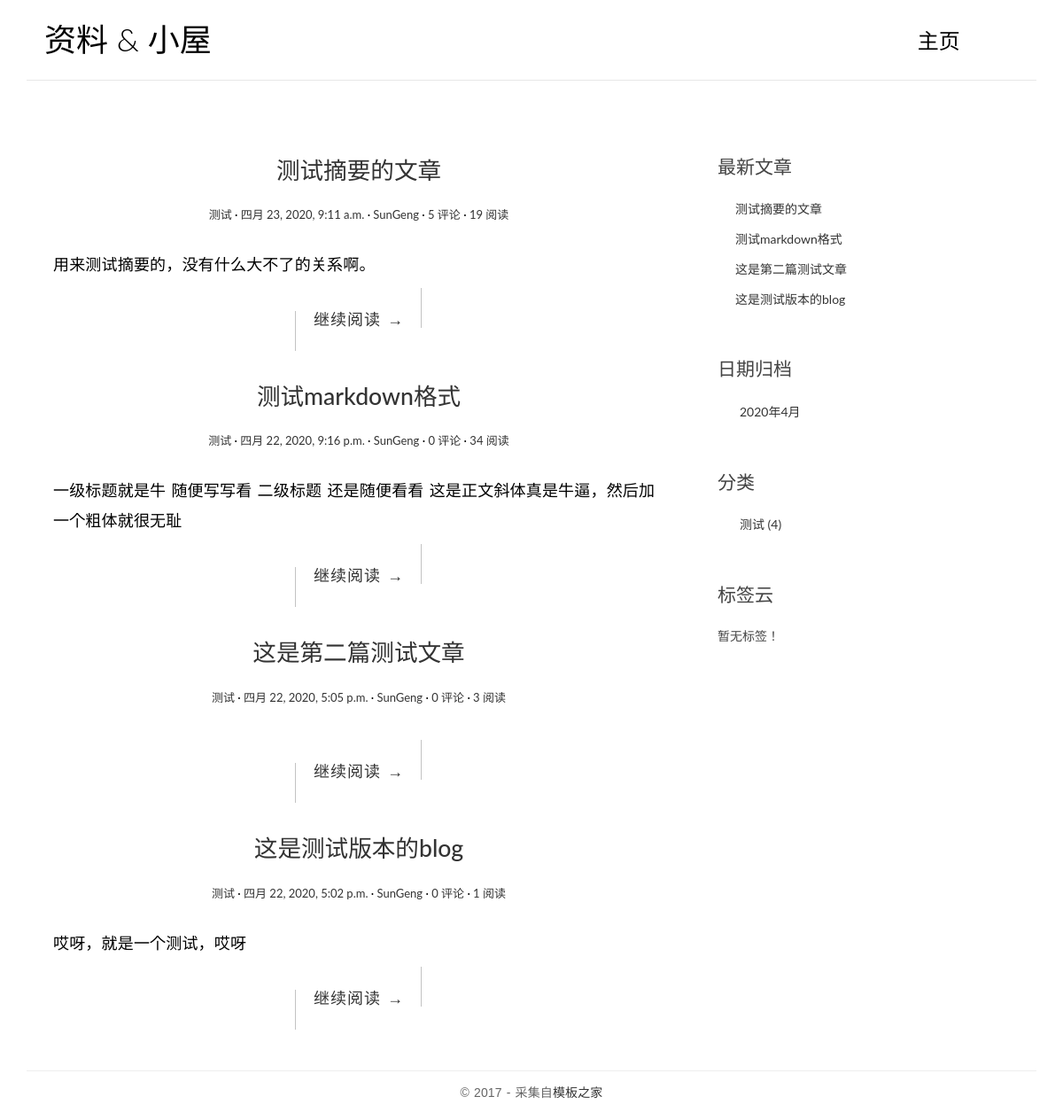
The page / on the database its author committed.
### blogs/models.py (models this page shows, shortened)
class Post(models.Model):
    title = models.CharField('标题',max_length = 70)
    body = models.TextField('正文')
    excerpt = models.CharField('摘要',max_length = 200, blank=True)
    creat_time = models.DateTimeField('创建时间', default=timezone.now)
    modified_time = models.DateTimeField('修改时间')
    views = models.PositiveIntegerField(default=0, editable=False)
    category = models.ForeignKey(Category, verbose_name = '分类' ,on_delete=models.CASCADE)
    tags = models.ManyToManyField(Tag, verbose_name = '标签' ,blank=True)
    author = models.ForeignKey(User, verbose_name = '作者' ,on_delete=models.CASCADE)
    class Meta:
        verbose_name = "文章"
        verbose_name_plural = verbose_name
        ordering = ['-creat_time']
    def get_absolute_url(self):
        return reverse('blogs:detail', kwargs={'pk': self.pk})

class Category(models.Model):
    name = models.CharField(max_length = 100)
    class Meta:
        verbose_name = "文章分类"
        verbose_name_plural = verbose_name

### blogs/views.py (the view)
# urls.py: path('', views.IndexView.as_view(), name='index'),
class IndexView(ListView):
    model = Post
    template_name = 'blogs/index.html'
    context_object_name = 'post_list'
    paginate_by = 5

### blogs/templatetags/blog_extras.py (called while the page is built)
@register.inclusion_tag('blogs/inclusions/_recent_posts.html', takes_context=True)
def show_recent_posts(context, num = 5):
    return {
        'recent_post_list':Post.objects.all().order_by('-creat_time')[:num]
    }

@register.inclusion_tag('blogs/inclusions/_archives.html', takes_context=True)
def show_archives(context):
    return {
        'date_list':Post.objects.dates('creat_time', 'month', order='DESC')
    }

@register.inclusion_tag('blogs/inclusions/_categories.html', takes_context=True)
def show_categories(context):
    category_list = Category.objects.annotate(num_posts=Count('post')).filter(num_posts__gt=0)
    return {
        'category_list': category_list
    }

@register.inclusion_tag('blogs/inclusions/_tags.html', takes_context=True)
def show_tags(context):
    tag_list = Tag.objects.annotate(num_posts=Count('post')).filter(num_posts__gt=0)
    return {
        'tag_list':tag_list
    }

### templates/blogs/index.html (shortened to what this page needs)
{% extends 'base.html' %}
            {% block main %}
              {% for post in post_list %}
                <article class="post post-{{ post.pk }}">
                    <header class="entry-header">
                        <h1 class="entry-title">
                            <a href="{{ post.get_absolute_url }}">{{ post.title }}</a>
                        </h1>
                        <div class="entry-meta">
                            <span class="post-category"><a href="{% url 'blogs:category' post.category.pk %}">{{ post.category.name }}</a></span>
                            <span class="post-date"><a href="#"><time class="entry-date"
                                                                      datetime="{{ post.creat_time }}">{{post.creat_time}}</time></a></span>
                            <span class="post-author"><a href="#">{{ post.author }}</a></span>
                            <span class="comments-link"><a href="{{ post.get_absolute_url }}#comment-area">{{ post.comment_set.count }} 评论</a></span>
                            <span class="views-count"><a href="{{ post.get_absolute_url }}">{{ post.views }} 阅读</a></span>
                        </div>
                    </header>
                    <div class="entry-content clearfix">
                        <p>{{ post.excerpt }}</p>
                        <div class="read-more cl-effect-14">
                            <a href="{{ post.get_absolute_url }}" class="more-link">继续阅读 <span class="meta-nav">→</span></a>
                        </div>
                    </div>
                </article>
              {% empty %}
              <div class="no-post">该博主还没有发布文章！</div>
              {% endfor %}
            {% endblock main %}

### templates/base.html (shortened to what this page needs)
{% load static %}
{% load blog_extras %}
<!DOCTYPE html>
<html>
<head>
    <link rel="stylesheet" href="{% static 'blog/css/bootstrap.min.css' %}">
    <link rel="stylesheet" href="http://code.ionicframework.com/ionicons/2.0.1/css/ionicons.min.css">
    <link rel="stylesheet" href="{% static 'blog/css/pace.css' %}">
    <link rel="stylesheet" href="{% static 'blog/css/custom.css' %}">
    <link href="https://cdn.bootcss.com/highlight.js/9.15.8/styles/github.min.css" rel="stylesheet">
</head>
<body>
<div class="container">
    <header id="site-header">
        <div class="row">
            <div class="col-md-4 col-sm-5 col-xs-8">
                <div class="logo">
                    <h1><a href="{% url 'blogs:index' %}"><b>资料</b> &amp; 小屋</a></h1>
                </div>
            </div>
            <div class="col-md-8 col-sm-7 col-xs-4">
                <nav class="main-nav" role="navigation">
                    <div class="collapse navbar-collapse" id="bs-example-navbar-collapse-1">
                        <ul class="nav navbar-nav navbar-right">
                            <li class="cl-effect-11"><a href="{% url 'blogs:index' %}" data-hover="主页">主页</a></li>
                        </ul>
                    </div>
                </nav>
            </div>
        </div>
    </header>
</div>
<div class="content-body">
    <div class="container">
        <div class="row">
            <main class="col-md-8">
              {% block main %}
              {% endblock main %}
            </main>
            <aside class="col-md-4">
                {% show_recent_posts %}
                {% show_archives %}
                {% show_categories %}
                {% show_tags %}
            </aside>
        </div>
    </div>
</div>
<footer id="site-footer">
    <div class="container">
        <div class="row">
            <div class="col-md-12">
                <p class="copyright">&copy 2017 - 采集自<a href="http://www.cssmoban.com/"
                                                        target="_blank" title="模板之家">模板之家</a>
                </p>
            </div>
        </div>
    </div>
</footer>
<body>
</body>
</html>

### templates/blogs/inclusions/_recent_posts.html
<div class="widget widget-recent-posts">
    <h3 class="widget-title">最新文章</h3>
    <ul>
        {% for post in recent_post_list %}
        <li>
            <a href="{{ post.get_absolute_url }}">{{ post.title }}</a>
        </li>
        {% empty %}
        暂无文章！
        {% endfor %}
    </ul>
</div>

### templates/blogs/inclusions/_archives.html
<div class="widget widget-archives">
    <h3 class="widget-title">日期归档</h3>
    <ul>
        {% for date in date_list%}
        <li>
            <a href="{% url 'blogs:archive' date.year date.month %}">{{ date.year}}年{{ date.month }}月</a>
        </li>
        {% empty %}
        暂无归档
        {% endfor %}
    </ul>
</div>

### templates/blogs/inclusions/_categories.html
<div class="widget widget-category">
    <h3 class="widget-title">分类</h3>
    <ul>
        {% for category in category_list %}
        <li>
            <a href="{% url 'blogs:category' category.pk %}">{{ category.name }} <span class="post-count">({{ category.num_posts }})</span></a>
        </li>
        {% empty %}
        暂无分类!
        {% endfor %}
    </ul>
</div>

### templates/blogs/inclusions/_tags.html
<div class="widget widget-tag-cloud">
    <h3 class="widget-title">标签云</h3>
    <ul>
        {% for tag in tag_list %}
        <li>
            <a href="{% url 'blogs:tag' tag.pk %}">{{ tag.name }} <span class="post-count">({{ tag.num_posts }})</span></a>
        </li>
        {% empty %}
        暂无标签！
        {% endfor %}
    </ul>
</div>

### blogs/static/blog/css/custom.css (style rules this page uses)
* { outline: none; }
h1, h2, h3, h4, h5, h6 { margin-top: 0; }
b { font-weight: 400; }
a { color: #333; }
body { color: #444; font-family: 'Lato', sans-serif; }
p { font-family: 'Ubuntu', sans-serif; font-weight: 400; word-spacing: 1px; letter-spacing: 0.01em; }
#site-header { background-color: #FFF; padding: 25px 20px; margin-bottom: 40px; border-bottom: 1px solid #e7e7e7; }
.logo h1 a { color: #000; }
.logo h1 { margin: 0; font-family: 'Lato', sans-serif; font-weight: 300; }
.main-nav { margin-top: 11px; max-width: 95%; }
.main-nav a { color: #000000 !important; padding: 0 0 5px 0 !important; margin-right: 30px; font-family: 'Lato', sans-serif; font-weight: 300; font-size: 24px; }
.cl-effect-11 a { padding: 10px 0; color: #0972b4; text-shadow: none; }
.cl-effect-11 a::before { position: absolute; top: 0; left: 0; overflow: hidden; padding: 0 0 5px 0 !important; max-width: 0; border-bottom: 1px solid #000; color: #000; content: attr(data-hover); white-space: nowrap; -webkit-transition: max-width 0.5s; -moz-transition: max-width 0.5s; transition: max-width 0.5s; }
.content-body { padding-bottom: 4em; }
.post { background: #fff; padding: 30px 30px 0; }
.entry-title { text-align: center; font-size: 1.9em; margin-bottom: 20px; line-height: 1.6; padding: 10px 20px 0; }
.entry-meta { text-align: center; color: #DDDDDD; font-size: 13px; margin-bottom: 30px; }
.entry-content { font-size: 18px; line-height: 1.9; font-weight: 300; color: #000; }
.post-category::after, .post-date::after, .post-author::after, .comments-link::after { content: ' ·'; color: #000; }
.read-more { font-family: 'Ubuntu', sans-serif; font-weight: 200; word-spacing: 1px; letter-spacing: 0.01em; text-align: center; margin-top: 20px; }
.cl-effect-14 a { padding: 0 20px; height: 20px; line-height: 20px; position: relative; display: inline-block; margin: 15px 25px; letter-spacing: 1px; font-weight: 200; text-shadow: 0 0 1px rgba(255, 255, 255, 0.3); }
.cl-effect-14 a::before, .cl-effect-14 a::after { position: absolute; width: 45px; height: 1px; background: #C3C3C3; content: ''; -webkit-transition: all 0.3s; -moz-transition: all 0.3s; transition: all 0.3s; pointer-events: none; }
.cl-effect-14 a::before { top: 0; left: 0; -webkit-transform: rotate(90deg); -moz-transform: rotate(90deg); transform: rotate(90deg); -webkit-transform-origin: 0 0; -moz-transform-origin: 0 0; transform-origin: 0 0; }
.cl-effect-14 a::after { right: 0; bottom: 0; -webkit-transform: rotate(90deg); -moz-transform: rotate(90deg); transform: rotate(90deg); -webkit-transform-origin: 100% 0; -moz-transform-origin: 100% 0; transform-origin: 100% 0; }
.widget { background: #fff; padding: 30px 0 0; }
.widget-title { font-size: 1.5em; margin-bottom: 20px; line-height: 1.6; padding: 10px 0 0; font-weight: 400; }
.widget-recent-posts ul { padding: 0; margin: 0; padding-left: 20px; }
.widget-recent-posts ul li { list-style-type: none; position: relative; line-height: 170%; margin-bottom: 10px; }
.widget-recent-posts ul li::before { content: '\f3d3'; font-family: "Ionicons"; position: absolute; left: -17px; top: 3px; font-size: 16px; color: #000; }
.widget-archives ul { padding: 0; margin: 0; padding-left: 25px; }
.widget-archives ul li { list-style-type: none; position: relative; line-height: 170%; margin-bottom: 10px; }
.widget-archives ul li::before { content: '\f3f3'; font-family: "Ionicons"; position: absolute; left: -25px; top: 1px; font-size: 16px; color: #000; }
.widget-category ul { padding: 0; margin: 0; padding-left: 25px; }
.widget-category ul li { list-style-type: none; position: relative; line-height: 170%; margin-bottom: 10px; }
.widget-category ul li::before { content: '\f3fe'; font-family: "Ionicons"; position: absolute; left: -25px; top: 1px; font-size: 18px; color: #000; }
.widget-tag-cloud ul { padding: 0; margin: 0; margin-right: -10px; }
#site-footer { padding-top: 10px; padding: 0 0 1.5em 0; }
.copyright { text-align: center; padding-top: 1em; margin: 0; border-top: 1px solid #eee; color: #666; }

### rows shown on the page
Post: title "测试摘要的文章", category.name "测试", creat_time "四月 23, 2020, 9:11 a.m.", author "SunGeng", comment_set.count "5", views "19", excerpt "用来测试摘要的，没有什么大不了的关系啊。"
Post: title "测试markdown格式", category.name "测试", creat_time "四月 22, 2020, 9:16 p.m.", author "SunGeng", comment_set.count "0", views "34", excerpt "一级标题就是牛 随便写写看 二级标题 还是随便看看 这是正文斜体真是牛逼，然后加一个粗体就很无耻"
Post: title "这是第二篇测试文章", category.name "测试", creat_time "四月 22, 2020, 5:05 p.m.", author "SunGeng", comment_set.count "0", views "3"
Post: title "这是测试版本的blog", category.name "测试", creat_time "四月 22, 2020, 5:02 p.m.", author "SunGeng", comment_set.count "0", views "1", excerpt "哎呀，就是一个测试，哎呀"
Category: name "测试", num_posts "4"

### other values the page prints
{{ date.year }} "2020"
{{ date.month }} "4"
